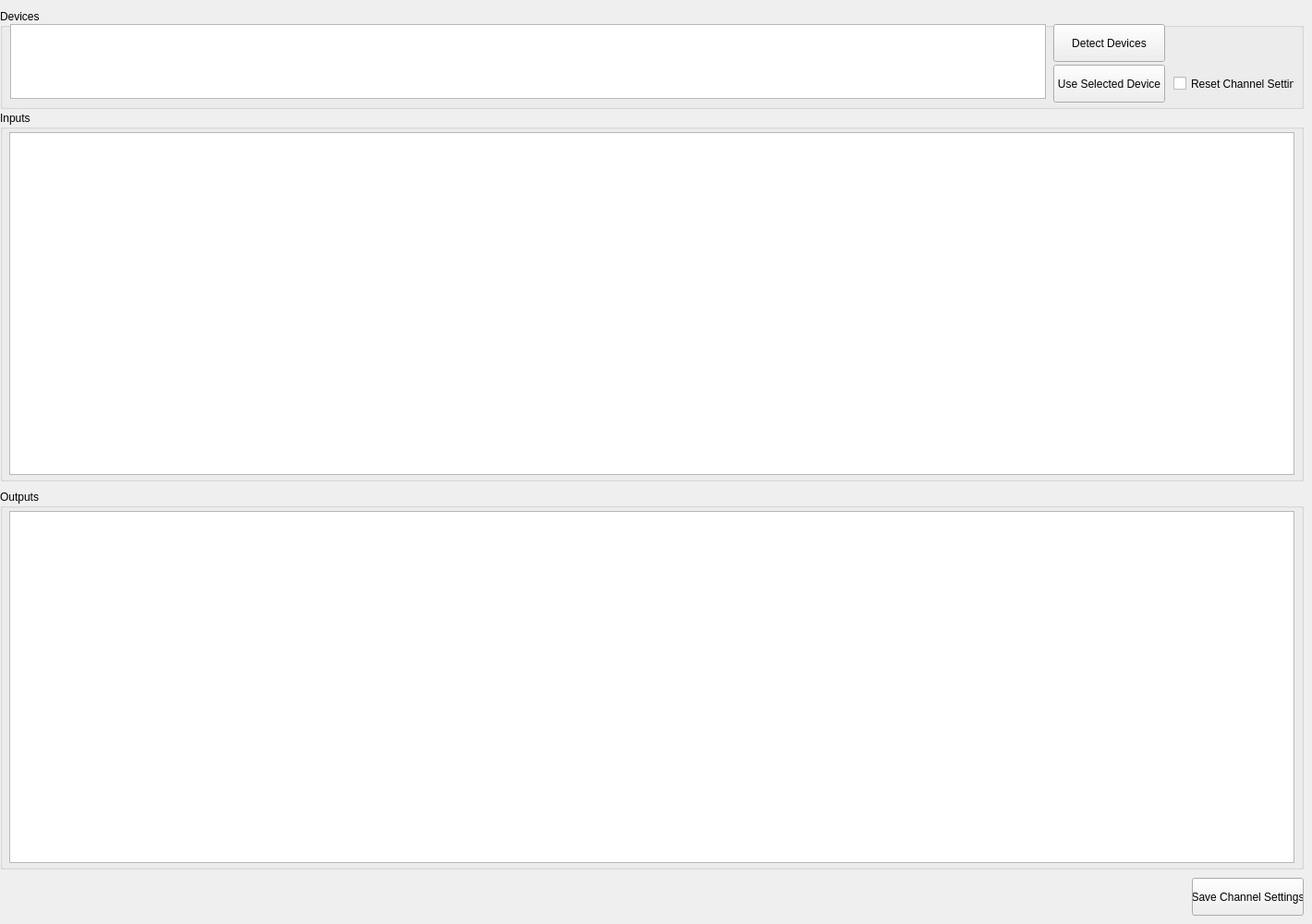
   <widget class="QWidget" name="tab_1">
    <attribute name="title">
     <string>Setup</string>
    </attribute>
    <widget class="QGroupBox" name="groupBox_Devices">
     <property name="geometry">
      <rect>
       <x>0</x>
       <y>10</y>
       <width>1411</width>
       <height>108</height>
      </rect>
     </property>
     <property name="title">
      <string>Devices</string>
     </property>
     <widget class="QPushButton" name="pushButton_UseSelectedDevice">
      <property name="geometry">
       <rect>
        <x>1140</x>
        <y>60</y>
        <width>121</width>
        <height>41</height>
       </rect>
      </property>
      <property name="text">
       <string>Use Selected Device</string>
      </property>
     </widget>
     <widget class="QPushButton" name="pushButton_DetectDevices">
      <property name="geometry">
       <rect>
        <x>1140</x>
        <y>16</y>
        <width>121</width>
        <height>41</height>
       </rect>
      </property>
      <property name="text">
       <string>Detect Devices</string>
      </property>
     </widget>
     <widget class="QListWidget" name="listWidget_Devices">
      <property name="geometry">
       <rect>
        <x>11</x>
        <y>16</y>
        <width>1121</width>
        <height>81</height>
       </rect>
      </property>
     </widget>
     <widget class="QCheckBox" name="checkBox_Reset">
      <property name="geometry">
       <rect>
        <x>1270</x>
        <y>70</y>
        <width>131</width>
        <height>21</height>
       </rect>
      </property>
      <property name="text">
       <string>Reset Channel Settings</string>
      </property>
      <property name="checked">
       <bool>false</bool>
      </property>
     </widget>
    </widget>
    <widget class="QGroupBox" name="groupBox_Inputs">
     <property name="geometry">
      <rect>
       <x>0</x>
       <y>120</y>
       <width>1411</width>
       <height>401</height>
      </rect>
     </property>
     <property name="title">
      <string>Inputs</string>
     </property>
     <widget class="QTableWidget" name="tableWidget_Inputs">
      <property name="geometry">
       <rect>
        <x>10</x>
        <y>23</y>
        <width>1391</width>
        <height>371</height>
       </rect>
      </property>
      <property name="sizeAdjustPolicy">
       <enum>QAbstractScrollArea::AdjustToContents</enum>
      </property>
      <property name="columnCount">
       <number>0</number>
      </property>
      <attribute name="horizontalHeaderStretchLastSection">
       <bool>true</bool>
      </attribute>
     </widget>
    </widget>
    <widget class="QGroupBox" name="groupBox_Outputs">
     <property name="geometry">
      <rect>
       <x>0</x>
       <y>530</y>
       <width>1411</width>
       <height>411</height>
      </rect>
     </property>
     <property name="title">
      <string>Outputs</string>
     </property>
     <widget class="QTableWidget" name="tableWidget_Outputs">
      <property name="geometry">
       <rect>
        <x>10</x>
        <y>23</y>
        <width>1391</width>
        <height>381</height>
       </rect>
      </property>
      <property name="sizeAdjustPolicy">
       <enum>QAbstractScrollArea::AdjustIgnored</enum>
      </property>
      <property name="columnCount">
       <number>0</number>
      </property>
      <attribute name="horizontalHeaderStretchLastSection">
       <bool>true</bool>
      </attribute>
     </widget>
    </widget>
    <widget class="QPushButton" name="pushButton_Save">
     <property name="geometry">
      <rect>
       <x>1290</x>
       <y>950</y>
       <width>121</width>
       <height>41</height>
      </rect>
     </property>
     <property name="text">
      <string>Save Channel Settings</string>
     </property>
    </widget>
   </widget>
